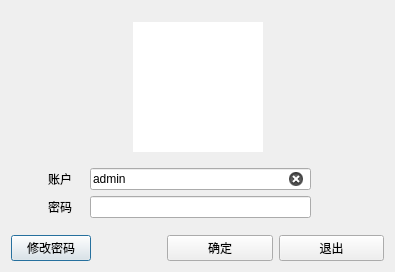
<?xml version="1.0" encoding="UTF-8"?>
<ui version="4.0">
 <class>login</class>
 <widget class="QDialog" name="login">
  <property name="windowModality">
   <enum>Qt::NonModal</enum>
  </property>
  <property name="enabled">
   <bool>true</bool>
  </property>
  <property name="geometry">
   <rect>
    <x>0</x>
    <y>0</y>
    <width>395</width>
    <height>272</height>
   </rect>
  </property>
  <property name="sizePolicy">
   <sizepolicy hsizetype="Preferred" vsizetype="Preferred">
    <horstretch>0</horstretch>
    <verstretch>0</verstretch>
   </sizepolicy>
  </property>
  <property name="minimumSize">
   <size>
    <width>395</width>
    <height>272</height>
   </size>
  </property>
  <property name="maximumSize">
   <size>
    <width>395</width>
    <height>272</height>
   </size>
  </property>
  <property name="acceptDrops">
   <bool>false</bool>
  </property>
  <property name="windowTitle">
   <string>登陆系统</string>
  </property>
  <layout class="QVBoxLayout" name="verticalLayout">
   <item>
    <spacer name="verticalSpacer_2">
     <property name="orientation">
      <enum>Qt::Vertical</enum>
     </property>
     <property name="sizeHint" stdset="0">
      <size>
       <width>20</width>
       <height>40</height>
      </size>
     </property>
    </spacer>
   </item>
   <item>
    <layout class="QHBoxLayout" name="horizontalLayout_4" stretch="1,1,1">
     <item>
      <spacer name="horizontalSpacer_7">
       <property name="orientation">
        <enum>Qt::Horizontal</enum>
       </property>
       <property name="sizeHint" stdset="0">
        <size>
         <width>40</width>
         <height>20</height>
        </size>
       </property>
      </spacer>
     </item>
     <item>
      <widget class="QGraphicsView" name="graphicsView">
       <property name="sizePolicy">
        <sizepolicy hsizetype="Fixed" vsizetype="Fixed">
         <horstretch>0</horstretch>
         <verstretch>0</verstretch>
        </sizepolicy>
       </property>
       <property name="minimumSize">
        <size>
         <width>130</width>
         <height>130</height>
        </size>
       </property>
       <property name="maximumSize">
        <size>
         <width>140</width>
         <height>140</height>
        </size>
       </property>
       <property name="frameShape">
        <enum>QFrame::NoFrame</enum>
       </property>
       <property name="frameShadow">
        <enum>QFrame::Sunken</enum>
       </property>
       <property name="sizeAdjustPolicy">
        <enum>QAbstractScrollArea::AdjustIgnored</enum>
       </property>
      </widget>
     </item>
     <item>
      <spacer name="horizontalSpacer_8">
       <property name="orientation">
        <enum>Qt::Horizontal</enum>
       </property>
       <property name="sizeHint" stdset="0">
        <size>
         <width>40</width>
         <height>20</height>
        </size>
       </property>
      </spacer>
     </item>
    </layout>
   </item>
   <item>
    <spacer name="verticalSpacer">
     <property name="orientation">
      <enum>Qt::Vertical</enum>
     </property>
     <property name="sizeHint" stdset="0">
      <size>
       <width>20</width>
       <height>40</height>
      </size>
     </property>
    </spacer>
   </item>
   <item>
    <layout class="QHBoxLayout" name="horizontalLayout" stretch="1,1,6,2">
     <item>
      <spacer name="horizontalSpacer">
       <property name="orientation">
        <enum>Qt::Horizontal</enum>
       </property>
       <property name="sizeHint" stdset="0">
        <size>
         <width>40</width>
         <height>20</height>
        </size>
       </property>
      </spacer>
     </item>
     <item>
      <widget class="QLabel" name="label">
       <property name="sizePolicy">
        <sizepolicy hsizetype="Preferred" vsizetype="Preferred">
         <horstretch>0</horstretch>
         <verstretch>0</verstretch>
        </sizepolicy>
       </property>
       <property name="text">
        <string>账户</string>
       </property>
      </widget>
     </item>
     <item>
      <widget class="QLineEdit" name="usrLineEdit">
       <property name="text">
        <string>admin</string>
       </property>
       <property name="clearButtonEnabled">
        <bool>true</bool>
       </property>
      </widget>
     </item>
     <item>
      <spacer name="horizontalSpacer_2">
       <property name="orientation">
        <enum>Qt::Horizontal</enum>
       </property>
       <property name="sizeHint" stdset="0">
        <size>
         <width>40</width>
         <height>20</height>
        </size>
       </property>
      </spacer>
     </item>
    </layout>
   </item>
   <item>
    <layout class="QHBoxLayout" name="horizontalLayout_2" stretch="1,1,6,2">
     <item>
      <spacer name="horizontalSpacer_3">
       <property name="orientation">
        <enum>Qt::Horizontal</enum>
       </property>
       <property name="sizeHint" stdset="0">
        <size>
         <width>40</width>
         <height>20</height>
        </size>
       </property>
      </spacer>
     </item>
     <item>
      <widget class="QLabel" name="label_2">
       <property name="sizePolicy">
        <sizepolicy hsizetype="Preferred" vsizetype="Preferred">
         <horstretch>0</horstretch>
         <verstretch>0</verstretch>
        </sizepolicy>
       </property>
       <property name="text">
        <string>密码</string>
       </property>
      </widget>
     </item>
     <item>
      <widget class="QLineEdit" name="pwdLineEdit">
       <property name="clearButtonEnabled">
        <bool>true</bool>
       </property>
      </widget>
     </item>
     <item>
      <spacer name="horizontalSpacer_4">
       <property name="orientation">
        <enum>Qt::Horizontal</enum>
       </property>
       <property name="sizeHint" stdset="0">
        <size>
         <width>40</width>
         <height>20</height>
        </size>
       </property>
      </spacer>
     </item>
    </layout>
   </item>
   <item>
    <spacer name="verticalSpacer_3">
     <property name="orientation">
      <enum>Qt::Vertical</enum>
     </property>
     <property name="sizeHint" stdset="0">
      <size>
       <width>20</width>
       <height>40</height>
      </size>
     </property>
    </spacer>
   </item>
   <item>
    <layout class="QHBoxLayout" name="horizontalLayout_3" stretch="0,2,3,3">
     <item>
      <widget class="QPushButton" name="pushButton">
       <property name="text">
        <string>修改密码</string>
       </property>
      </widget>
     </item>
     <item>
      <spacer name="horizontalSpacer_5">
       <property name="orientation">
        <enum>Qt::Horizontal</enum>
       </property>
       <property name="sizeHint" stdset="0">
        <size>
         <width>40</width>
         <height>20</height>
        </size>
       </property>
      </spacer>
     </item>
     <item>
      <widget class="QPushButton" name="loginBtn">
       <property name="text">
        <string>确定</string>
       </property>
      </widget>
     </item>
     <item>
      <widget class="QPushButton" name="exitBtn">
       <property name="text">
        <string>退出</string>
       </property>
      </widget>
     </item>
    </layout>
   </item>
  </layout>
 </widget>
 <resources/>
 <connections>
  <connection>
   <sender>exitBtn</sender>
   <signal>clicked()</signal>
   <receiver>login</receiver>
   <slot>close()</slot>
   <hints>
    <hint type="sourcelabel">
     <x>305</x>
     <y>92</y>
    </hint>
    <hint type="destinationlabel">
     <x>305</x>
     <y>221</y>
    </hint>
   </hints>
  </connection>
 </connections>
</ui>
